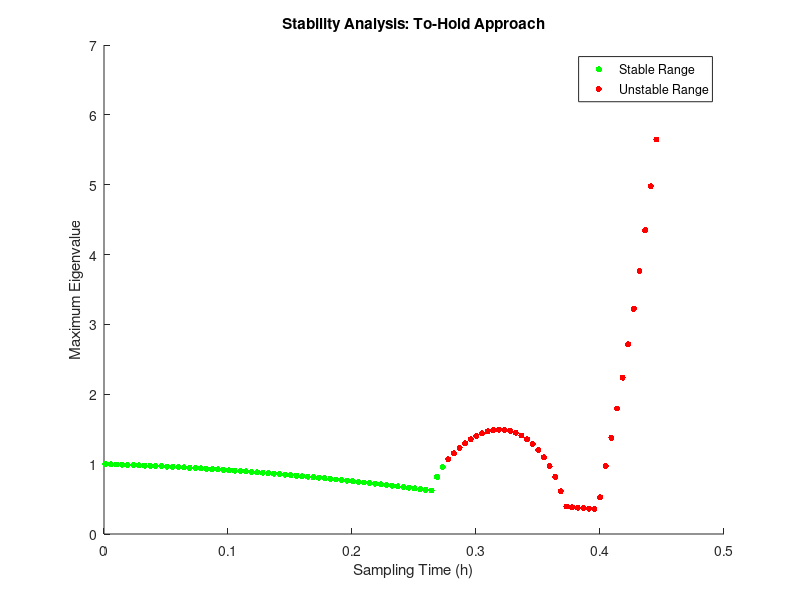
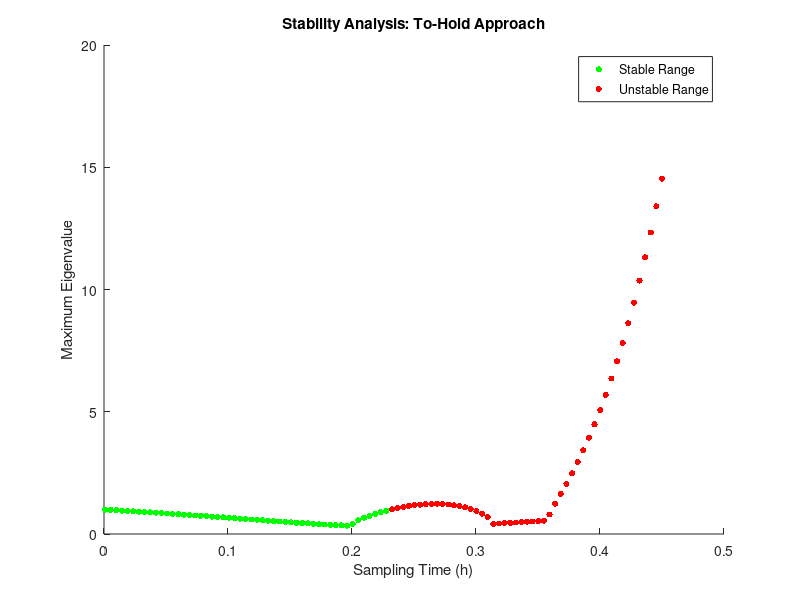

The MATLAB source for these figures, in order:
%% To zero
clc
clear 

a = 5;
b = 3;
c = 1;
A = [a-b, 0.5-c; 0, 1];
B = [0; 1];
p1 = [-1+2j, -1-2j];
K = place(A, B, p1);

numSamples = 100; % number of sampling times to test
maxTime = 0.45; % maximum sampling time to test
hVals = linspace(0.001, maxTime, numSamples); % generate sampling times to test
maxEigVals = zeros(numSamples, 1); % initialize matrix to store maximum eigenvalues

figure;
hold on;

firstStableIdx = 0; % index of the end point of the first stable range
firstUnstableFound = false; % flag to indicate if the first unstable range has been found

% To zero 
for i = 1:numSamples
    h = hVals(i);
    F = expm(A*h);
    G = (expm(A*h) - eye(size(A))) / A * B;
    Fz1 = [F, zeros(size(A));  eye(size(A)), zeros(size(A))];
    Fz0 = [F-G*K, zeros(size(A));  eye(size(A)), zeros(size(A))];
    Fzf = Fz1 * Fz0 *Fz0; % x_{k+1} = Fhf * x_{k}

    eigh = eig(Fzf);
    maxEigVals(i) = max(abs(eigh));
    
    if ~firstUnstableFound && maxEigVals(i) >= 1
        firstStableIdx = i - 1;
        firstUnstableFound = true;
    end
end

% Find the stable range
stableIdx = 1:firstStableIdx;

% Plot stable range
scatter(hVals(stableIdx), maxEigVals(stableIdx), 20, 'g', 'filled');

% Plot unstable range
scatter(hVals(firstStableIdx+1:end), maxEigVals(firstStableIdx+1:end), 20, 'r', 'filled');

% Customize plot
xlabel('Sampling Time (h)');
ylabel('Maximum Eigenvalue');
title('Stability Analysis: To-Hold Approach');
legend('Stable Range', 'Unstable Range');

% Display results
disp("To-Hold Approach:");
disp("Stable Range:");
disp(hVals(stableIdx)');
disp("Best Stable Range:");
if isempty(stableIdx)
    disp("No stable range found.");
else
    disp(hVals(stableIdx(end)));
end
%0.2731

%% To hold

clc
clear 

a = 5;
b = 3;
c = 1;
A = [a-b, 0.5-c; 0, 1];
B = [0; 1];
p1 = [-1+2j, -1-2j];
K = place(A, B, p1);

numSamples = 100; % number of sampling times to test
maxTime = 0.45; % maximum sampling time to test
hVals = linspace(0.001, maxTime, numSamples); % generate sampling times to test
maxEigVals = zeros(numSamples, 1); % initialize matrix to store maximum eigenvalues

figure;
hold on;

firstStableIdx = 0; % index of the end point of the first stable range
firstUnstableFound = false; % flag to indicate if the first unstable range has been found

% To hold
for i = 1:numSamples
    h = hVals(i);
    F = expm(A*h);
    G = (expm(A*h) - eye(size(A))) / A * B;

    Fh1=[F, -G*K;  eye(size(A)), zeros(size(A))];
    Fh0=[F-G*K, zeros(size(A));  eye(size(A)), zeros(size(A))];

    Fhf = Fh1 * Fh0 *Fh0; % x_{k+1} = Fhf * x_{k}

    eigh = eig(Fhf);
    maxEigVals(i) = max(abs(eigh));

    if ~firstUnstableFound && maxEigVals(i) >= 1
        firstStableIdx = i - 1;
        firstUnstableFound = true;
    end
end

% Find the stable range
stableIdx = 1:firstStableIdx;

% Plot stable range
scatter(hVals(stableIdx), maxEigVals(stableIdx), 20, 'g', 'filled');

% Plot unstable range
scatter(hVals(firstStableIdx+1:end), maxEigVals(firstStableIdx+1:end), 20, 'r', 'filled');

% Customize plot
xlabel('Sampling Time (h)');
ylabel('Maximum Eigenvalue');
title('Stability Analysis: To-Hold Approach');
legend('Stable Range', 'Unstable Range');

% Display results
disp("To-Hold Approach:");
disp("Stable Range:");
disp(hVals(stableIdx)');
disp("Best Stable Range:");
if isempty(stableIdx)
    disp("No stable range found.");
else
    disp(hVals(stableIdx(end)));
end
%0.2278